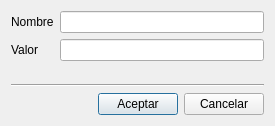
<?xml version="1.0" encoding="UTF-8"?>
<ui version="4.0">
 <class>DialogConstantes</class>
 <widget class="QDialog" name="DialogConstantes">
  <property name="geometry">
   <rect>
    <x>0</x>
    <y>0</y>
    <width>275</width>
    <height>126</height>
   </rect>
  </property>
  <property name="maximumSize">
   <size>
    <width>400</width>
    <height>128</height>
   </size>
  </property>
  <property name="windowTitle">
   <string>Dialog</string>
  </property>
  <property name="windowIcon">
   <iconset resource="resources.qrc">
    <normaloff>:/img/img/non_derivative.png</normaloff>:/img/img/non_derivative.png</iconset>
  </property>
  <layout class="QVBoxLayout" name="verticalLayout">
   <item>
    <layout class="QFormLayout" name="formLayout">
     <item row="0" column="0">
      <widget class="QLabel" name="labelNombre">
       <property name="font">
        <font>
         <pointsize>9</pointsize>
        </font>
       </property>
       <property name="text">
        <string>Nombre</string>
       </property>
      </widget>
     </item>
     <item row="0" column="1">
      <widget class="QLineEdit" name="lineEditNombre">
       <property name="font">
        <font>
         <family>Consolas</family>
         <pointsize>9</pointsize>
        </font>
       </property>
       <property name="text">
        <string/>
       </property>
      </widget>
     </item>
     <item row="1" column="0">
      <widget class="QLabel" name="labelValor">
       <property name="font">
        <font>
         <pointsize>9</pointsize>
        </font>
       </property>
       <property name="text">
        <string>Valor</string>
       </property>
      </widget>
     </item>
     <item row="1" column="1">
      <widget class="QLineEdit" name="lineEditValor">
       <property name="font">
        <font>
         <family>Consolas</family>
         <pointsize>9</pointsize>
        </font>
       </property>
      </widget>
     </item>
    </layout>
   </item>
   <item>
    <widget class="Line" name="line">
     <property name="orientation">
      <enum>Qt::Horizontal</enum>
     </property>
    </widget>
   </item>
   <item>
    <layout class="QHBoxLayout" name="horizontalLayout">
     <item>
      <spacer name="horizontalSpacer">
       <property name="orientation">
        <enum>Qt::Horizontal</enum>
       </property>
       <property name="sizeHint" stdset="0">
        <size>
         <width>20</width>
         <height>20</height>
        </size>
       </property>
      </spacer>
     </item>
     <item>
      <widget class="QPushButton" name="pushButtonAceptar">
       <property name="font">
        <font>
         <pointsize>9</pointsize>
        </font>
       </property>
       <property name="text">
        <string>Aceptar</string>
       </property>
      </widget>
     </item>
     <item>
      <widget class="QPushButton" name="pushButtonCancelar">
       <property name="font">
        <font>
         <pointsize>9</pointsize>
        </font>
       </property>
       <property name="text">
        <string>Cancelar</string>
       </property>
      </widget>
     </item>
    </layout>
   </item>
  </layout>
 </widget>
 <tabstops>
  <tabstop>lineEditNombre</tabstop>
  <tabstop>lineEditValor</tabstop>
  <tabstop>pushButtonAceptar</tabstop>
  <tabstop>pushButtonCancelar</tabstop>
 </tabstops>
 <resources>
  <include location="resources.qrc"/>
 </resources>
 <connections/>
</ui>
